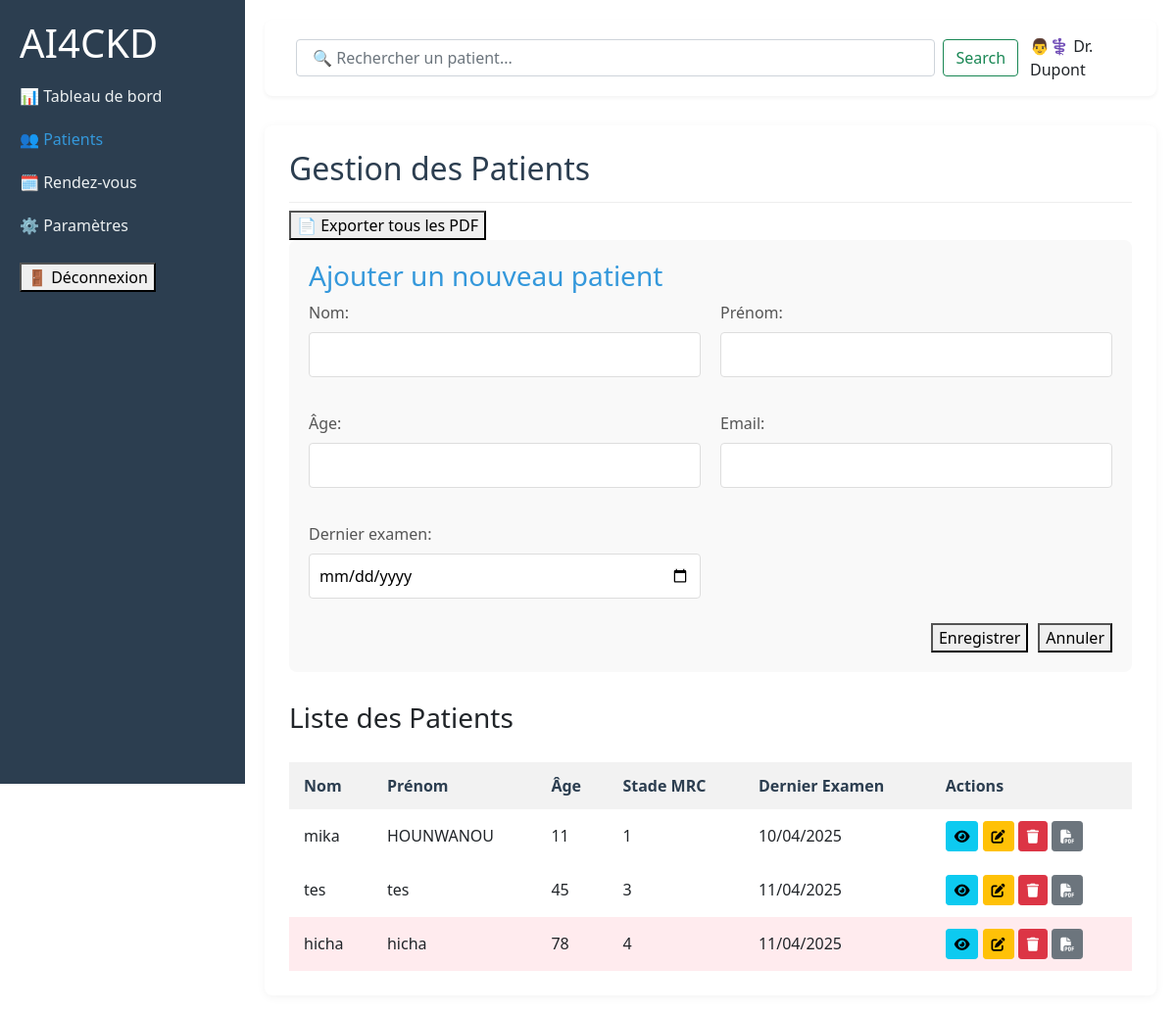
Page /pat on the earlier database version.
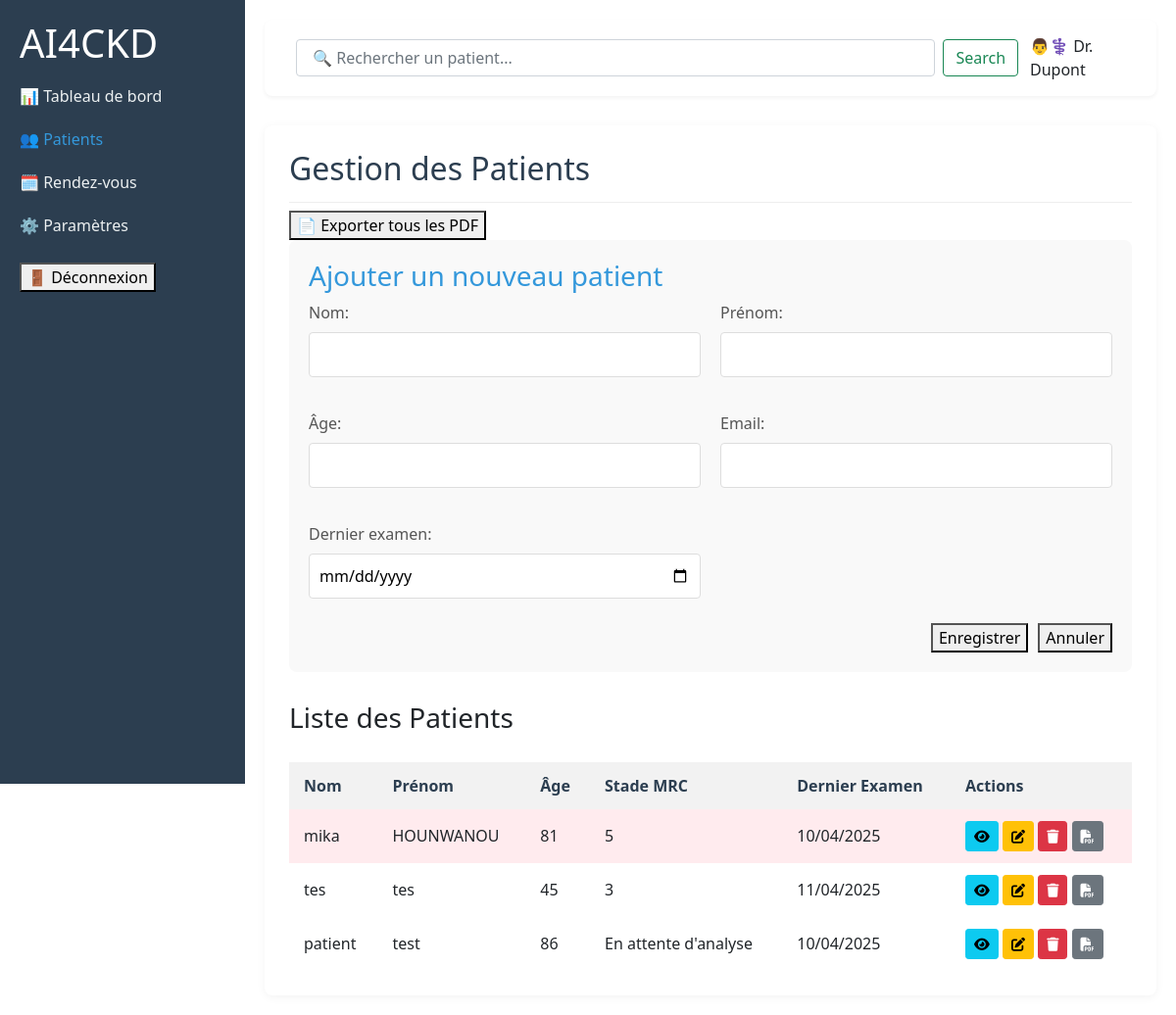
Same page on the later database version.
### renale/models.py (models this page shows, shortened)
class Patient(models.Model):
    nom = models.CharField(max_length=255)
    prenoms = models.CharField(max_length=255)
    age = models.CharField(max_length=255)
    email = models.EmailField(unique=True)
    stade = models.PositiveIntegerField(null=True, blank=True)  # Null avant analyse
    donnees_labo = models.JSONField(null=True, blank=True)  # Pour stocker les résultats bruts
    date = models.DateField(null=True, blank=True)

### renale/views.py (the view)
# urls.py: path( "pat", views.pat, name="pat"  ),
def pat(request):
    pt = Patient.objects.all()  # Récupérer tous les patients
    if request.method =="GET":
        rec =  request.GET.get('patient')
        if rec :
            pt = Patient.objects.filter(nom__icontains= rec)
        if request.headers.get('x-requested-with') == 'XMLHttpRequest':
            data = list(pt.values())
            return JsonResponse({'data':data})
    return render(request, 'patient.html', {'pt': pt})

### renale/templates/patient.html (shortened to what the changed rows need)
{% load static %}
<!DOCTYPE html>
<html lang="fr">
<head>
    <link rel="stylesheet" href="{% static 'patient.css' %}">
    <link rel="stylesheet" href="{% static 'bootstrap.min.css' %}">
    <link rel="stylesheet" href="https://cdnjs.cloudflare.com/ajax/libs/font-awesome/6.4.0/css/all.min.css">
</head>
<body>
    <div class="sidebar" role="navigation">
        <h1>AI4CKD</h1>
    </div>
    <div class="main-content">
        <section class="patient-management">
            <div class="section-header">
                <h2>Gestion des Patients</h2>
            </div>
            <div class="patient-list">
                <div class="table-responsive">
                    <table aria-label="Liste des patients">
                        <thead>
                            <tr>
                                <th>Nom</th>
                                <th>Prénom</th>
                                <th>Âge</th>
                                <th>Stade MRC</th>
                                <th>Dernier Examen</th>
                                <th>Actions</th>
                            </tr>
                        </thead>
                        <tbody id="patientList">
                            {% for a in pt %}
                                <tr {% if a.stade and a.stade >= 4 %}class="critical"{% endif %}>
                                    <td>{{ a.nom }}</td>
                                    <td>{{ a.prenoms }}</td>
                                    <td>{{ a.age }}</td>
                                    <td>{% if a.stade %}{{ a.stade }}{% else %}En attente d'analyse{% endif %}</td>
                                    <td>{{ a.date|date:"d/m/Y" }}</td>
                                    <td>
                                        <a href="{% url 'patient_details' patient_id=a.id %}" class="btn btn-info btn-sm" title="Voir">
                                            <i class="fas fa-eye"></i>
                                        </a>
                                        <a href="update/{{ a.id }}" class="btn btn-warning btn-sm" title="Modifier">
                                            <i class="fas fa-edit"></i>
                                        </a>
                                        <button class="btn btn-danger btn-sm"
                                                data-bs-toggle="modal"
                                                data-bs-target="#confirmDeleteModal"
                                                data-id="{{ a.id }}"
                                                title="Supprimer">
                                            <i class="fas fa-trash"></i>
                                        </button>
                                        <button class="btn btn-secondary btn-sm pdf-btn"
                                                data-id="{{ a.id }}"
                                                title="Générer PDF">
                                            <i class="fas fa-file-pdf"></i>
                                        </button>
                                    </td>
                                </tr>
                            {% endfor %}
                        </tbody>
                    </table>
                </div>
            </div>
        </section>
    </div>
</body>
</html>

Differences in the rows shown:
changed Patient "mika": age "11" → "81"; stade "1" → "5"
changed Patient: nom "hicha" → "patient"; prenoms "hicha" → "test"; age "78" → "86"; date "11/04/2025" → "10/04/2025"; stade "4" → (not shown); now shows "En attente d'analyse"
